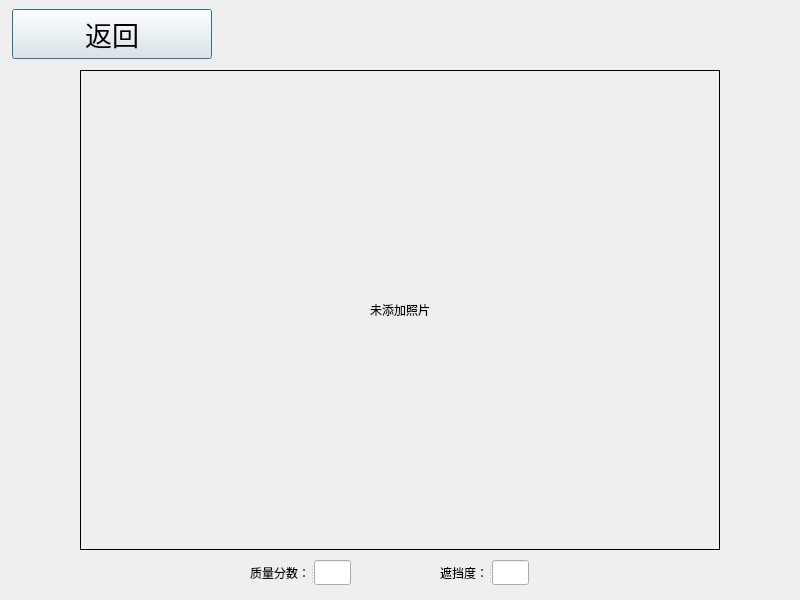
<?xml version="1.0" encoding="UTF-8"?>
<ui version="4.0">
 <class>DialogEnroll</class>
 <widget class="QDialog" name="DialogEnroll">
  <property name="geometry">
   <rect>
    <x>0</x>
    <y>0</y>
    <width>800</width>
    <height>600</height>
   </rect>
  </property>
  <property name="windowTitle">
   <string>Dialog</string>
  </property>
  <property name="autoFillBackground">
   <bool>true</bool>
  </property>
  <property name="styleSheet">
   <string notr="true">color:rgb(0,0,0)</string>
  </property>
  <widget class="QLabel" name="labIrisIm">
   <property name="geometry">
    <rect>
     <x>80</x>
     <y>70</y>
     <width>640</width>
     <height>480</height>
    </rect>
   </property>
   <property name="sizePolicy">
    <sizepolicy hsizetype="Preferred" vsizetype="MinimumExpanding">
     <horstretch>0</horstretch>
     <verstretch>0</verstretch>
    </sizepolicy>
   </property>
   <property name="frameShape">
    <enum>QFrame::Box</enum>
   </property>
   <property name="text">
    <string>未添加照片</string>
   </property>
   <property name="alignment">
    <set>Qt::AlignCenter</set>
   </property>
  </widget>
  <widget class="QPushButton" name="btnDlgEnrollReturn">
   <property name="geometry">
    <rect>
     <x>12</x>
     <y>9</y>
     <width>200</width>
     <height>50</height>
    </rect>
   </property>
   <property name="sizePolicy">
    <sizepolicy hsizetype="Expanding" vsizetype="Fixed">
     <horstretch>0</horstretch>
     <verstretch>0</verstretch>
    </sizepolicy>
   </property>
   <property name="minimumSize">
    <size>
     <width>200</width>
     <height>50</height>
    </size>
   </property>
   <property name="maximumSize">
    <size>
     <width>200</width>
     <height>50</height>
    </size>
   </property>
   <property name="font">
    <font>
     <pointsize>20</pointsize>
    </font>
   </property>
   <property name="text">
    <string>返回</string>
   </property>
   <property name="icon">
    <iconset resource="ikembx00.qrc">
     <normaloff>:/image/jtbq_022.ico</normaloff>:/image/jtbq_022.ico</iconset>
   </property>
   <property name="iconSize">
    <size>
     <width>40</width>
     <height>40</height>
    </size>
   </property>
  </widget>
  <widget class="QSplitter" name="splitter">
   <property name="geometry">
    <rect>
     <x>250</x>
     <y>560</y>
     <width>101</width>
     <height>25</height>
    </rect>
   </property>
   <property name="orientation">
    <enum>Qt::Horizontal</enum>
   </property>
   <widget class="QLabel" name="label">
    <property name="text">
     <string>质量分数：</string>
    </property>
   </widget>
   <widget class="QLineEdit" name="lineEditQualityScore">
    <property name="readOnly">
     <bool>true</bool>
    </property>
   </widget>
  </widget>
  <widget class="QSplitter" name="splitter_2">
   <property name="geometry">
    <rect>
     <x>440</x>
     <y>560</y>
     <width>89</width>
     <height>25</height>
    </rect>
   </property>
   <property name="orientation">
    <enum>Qt::Horizontal</enum>
   </property>
   <widget class="QLabel" name="label_2">
    <property name="text">
     <string>遮挡度：</string>
    </property>
    <property name="textFormat">
     <enum>Qt::AutoText</enum>
    </property>
   </widget>
   <widget class="QLineEdit" name="lineEditOcclusion">
    <property name="readOnly">
     <bool>true</bool>
    </property>
   </widget>
  </widget>
 </widget>
 <resources>
  <include location="ikembx00.qrc"/>
 </resources>
 <connections/>
</ui>
